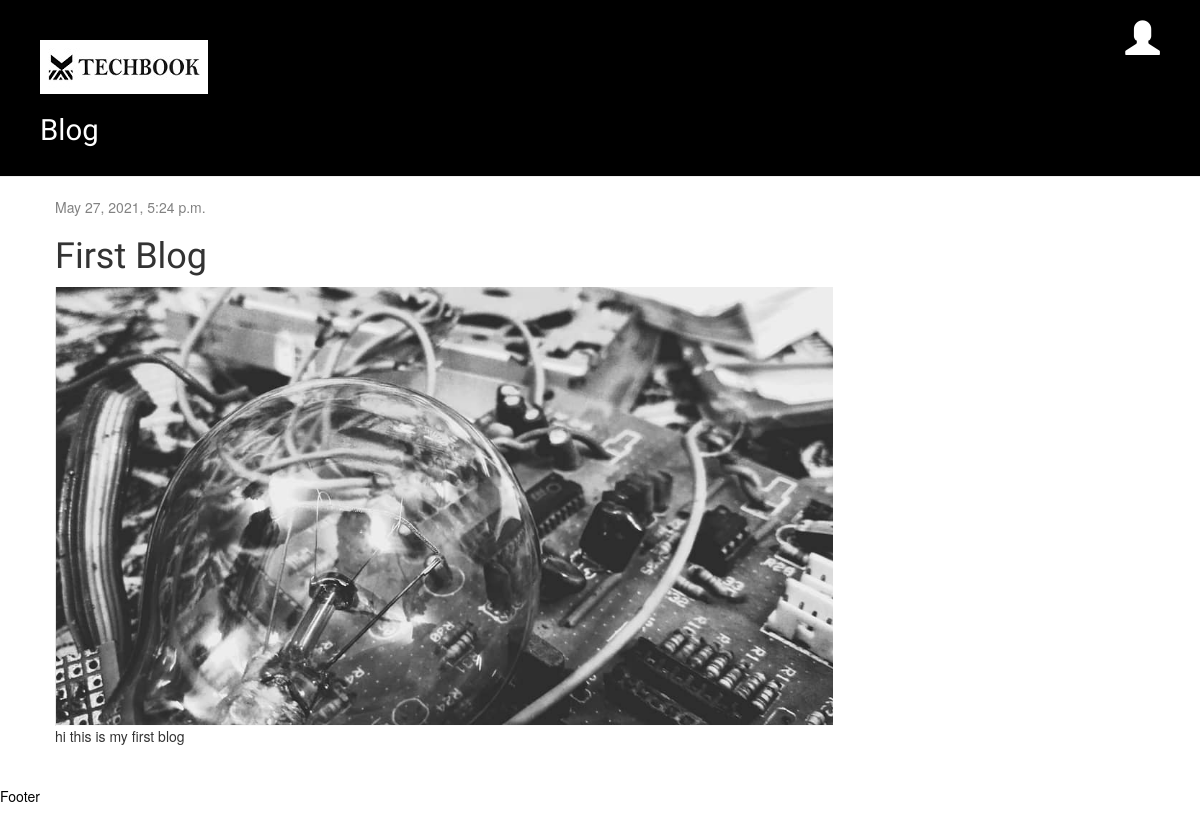
The app's page /post/4/ with its own data.
### blog/models.py (models this page shows, shortened)
class Post(models.Model):
    author = models.ForeignKey('auth.User', on_delete=models.CASCADE)
    title = models.CharField(max_length=200)
    text = models.TextField()
    image = models.ImageField("Image", blank=True, null=True, upload_to="images/")
    created_date = models.DateTimeField(
            default=timezone.now)
    published_date = models.DateTimeField(
            blank=True, null=True)

### blog/views.py (the view)
# urls.py: url(r'^post/(?P<pk>\d+)/$', views.post_detail, name='post_detail'),
def post_detail(request, pk):
    post = get_object_or_404(Post, pk=pk)
    return render(request, 'blog/post_detail.html', {'post': post})

### blog/context_processors.py (called while the page is built)
def site_information(request):
    return {
        'BLOG_SITE_NAME': BLOG_SITE_NAME,
        'BLOG_BANNER_COLOR': BLOG_BANNER_COLOR,
        'KUBE_POD_NAME': KUBE_POD_NAME,
    }

### blog/templates/blog/post_detail.html (shortened to what this page needs)
{% extends 'blog/base.html' %}
{% block content %}
    <div class="post">
        {% if post.published_date %}
            <div class="date">
                {{ post.published_date }}
            </div>
        {% endif %}
        <h1>{{ post.title }}</h1>
        {% if post.image %}
            <img src="{{ post.image.url }}">
        {% endif %}
        <p>{{ post.text|linebreaksbr }}</p>
    </div>
{% endblock %}

### blog/static/css/blog.css (style rules this page uses)
h1, h2, h3, h4 { font-family: 'Lalezar', cursive; }
.date { color: #828282; }
.post { margin-bottom: 70px; }

### records on screen
Post: published_date "May 27, 2021, 5:24 p.m.", title "First Blog", image (picture), text "hi this is my first blog"

### other values on screen
{{ KUBE_POD_NAME }} "Blog"
